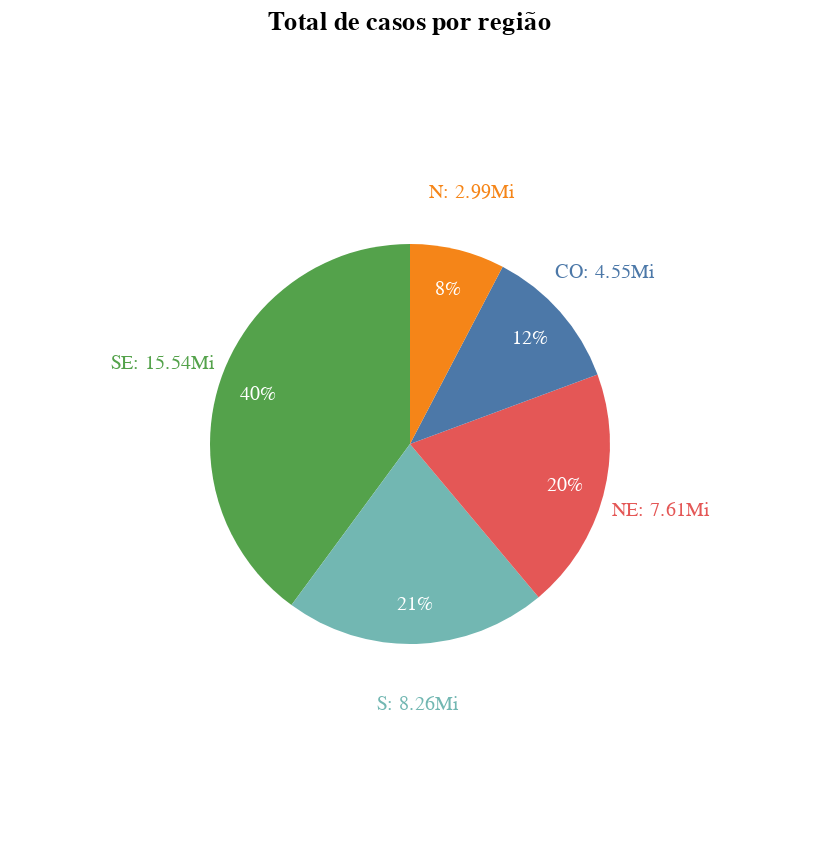

Here is the notebook cell this chart was saved with:
### Markdown cell above
### 10.Gráfico de Pizza com Plotly:
Usando Plotly, crie um gráfico de pizza (pie chart) que mostre a distribuição percentual dos casos acumulados de COVID-19 entre as cinco regiões do Brasil. Explique o que os dados revelam sobre a distribuição geográfica dos casos.

### Code cell
df_plot = pd.read_csv('dados/covid.csv')

df_plot = df_plot[df_plot['regiao'] != 'Brasil']
df_plot = df_plot[df_plot['municipio'].isnull()]

#Pegando a última data
df_plot = df_plot[df_plot['data'] == max(df_plot['data'])]
df_plot = df_plot[['regiao', 'casosAcumulado']].groupby('regiao').sum().reset_index()

#Criando os rótulos com abreviação da região e percentual
df_plot['perc'] = df_plot['casosAcumulado'] / sum(df_plot['casosAcumulado'])
df_plot['perc'] = (df_plot['perc']*100).round().astype(int).astype(str) + '%'
df_plot['round'] = round(df_plot['casosAcumulado'] / 1000000, 2)

cmap = {
    'Norte': 'N',
    'Nordeste': 'NE',
    'Centro-Oeste': 'CO',
    'Sudeste': 'SE',
    'Sul': 'S'
}

df_plot['regiao'] = df_plot['regiao'].replace(cmap)
df_plot['label'] = df_plot['regiao'] + ': ' + df_plot['round'].astype(str) + 'Mi'
df_plot.sort_values('casosAcumulado', ascending=False, inplace=True)

st.write('Se observa que a região sudeste concentrou 40% de todos os casos de Covid no Brasil, praticamente o dobro da região sul, a segunda colocada. Se compararmos ao número de habitantes de cada região, o número de casos no Sul é equivalente a 27% de sua população (~30Mi hab.), enquanto no Sudeste é equivalente a 17% (~85Mi hab.) e no Nordeste 14% (55Mi hab.).')

#Criando gráfico de pizza com altair
base = alt.Chart(df_plot).encode(
    alt.Theta("casosAcumulado:Q").stack(True),
    alt.Color("regiao:N").legend(None),
    alt.Order("casosAcumulado:Q")
).properties(
    title='Total de casos por região',
    width=400, height=400
)

#Adicionando os rótulos
pie = base.mark_arc(outerRadius=100)
label = base.mark_text(radius=130, size=10).encode(text="label:N")
perc = base.mark_text(radius=80, size=10).encode(text="perc:N", color=alt.value("white"))

pie + label + perc

### Figure 1 — Vega-Lite specification as saved in the notebook (floating-point values rounded to 4 significant figures)
{"config": {"view": {"continuousWidth": 300, "continuousHeight": 300}}, "layer": [{"mark": {"type": "arc", "outerRadius": 100}, "encoding": {"color": {"field": "regiao", "legend": null, "type": "nominal"}, "order": {"field": "casosAcumulado", "type": "quantitative"}, "theta": {"field": "casosAcumulado", "stack": true, "type": "quantitative"}}, "title": "Total de casos por região"}, {"mark": {"type": "text", "radius": 130, "size": 10}, "encoding": {"color": {"field": "regiao", "legend": null, "type": "nominal"}, "order": {"field": "casosAcumulado", "type": "quantitative"}, "text": {"field": "label", "type": "nominal"}, "theta": {"field": "casosAcumulado", "stack": true, "type": "quantitative"}}, "title": "Total de casos por região"}, {"mark": {"type": "text", "radius": 80, "size": 10}, "encoding": {"color": {"value": "white"}, "order": {"field": "casosAcumulado", "type": "quantitative"}, "text": {"field": "perc", "type": "nominal"}, "theta": {"field": "casosAcumulado", "stack": true, "type": "quantitative"}}, "title": "Total de casos por região"}], "data": {"name": "data-cad6b9e8bfb5101d84bff588f4ff88e1"}, "height": 400, "width": 400, "$schema": "https://vega.github.io/schema/vega-lite/v5.14.1.json", "datasets": {"data-cad6b9e8bfb5101d84bff588f4ff88e1": [{"regiao": "SE", "casosAcumulado": 15540000.0, "perc": "40%", "round": 15.54, "label": "SE: 15.54Mi"}, {"regiao": "S", "casosAcumulado": 8262000.0, "perc": "21%", "round": 8.26, "label": "S: 8.26Mi"}, {"regiao": "NE", "casosAcumulado": 7608000.0, "perc": "20%", "round": 7.61, "label": "NE: 7.61Mi"}, {"regiao": "CO", "casosAcumulado": 4550000.0, "perc": "12%", "round": 4.55, "label": "CO: 4.55Mi"}, {"regiao": "N", "casosAcumulado": 2987000.0, "perc": "8%", "round": 2.99, "label": "N: 2.99Mi"}]}}
